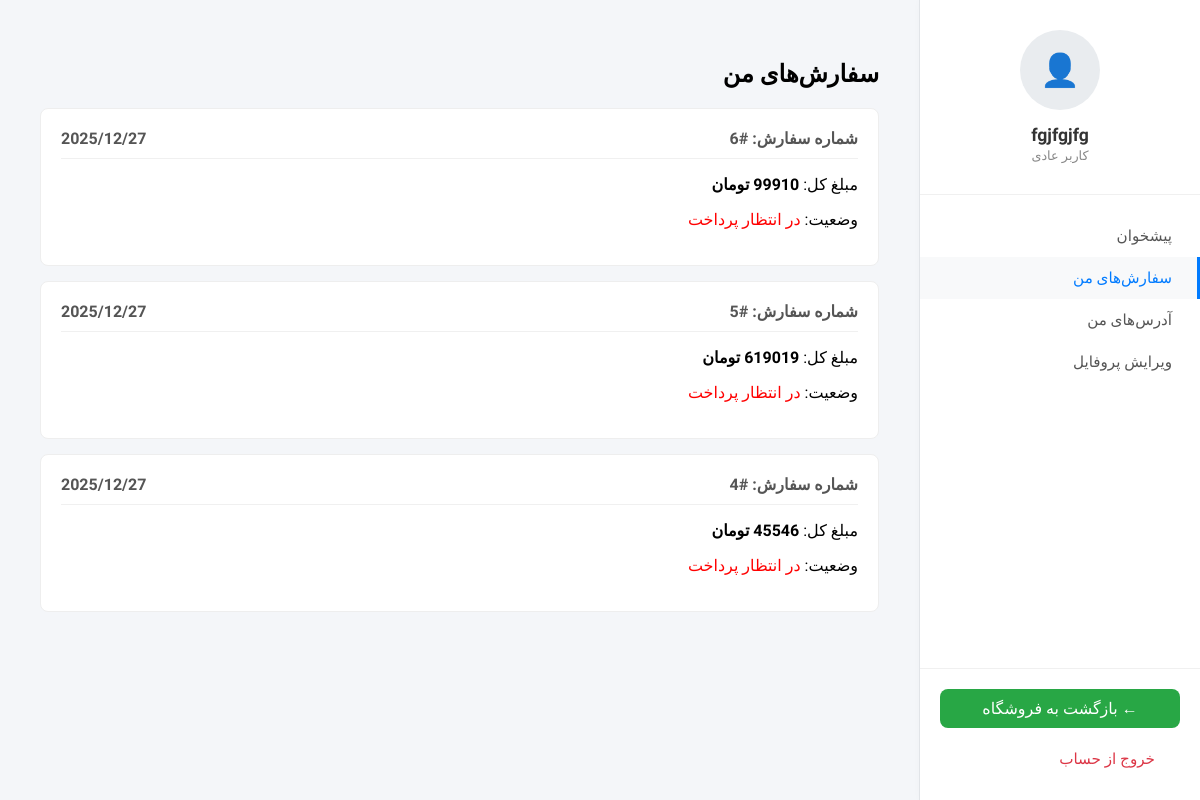
The app's page /orders/ (signed in) with its own data.
### orders/models.py (models this page shows, shortened)
class Order(models.Model):
    user = models.ForeignKey(User, on_delete=models.CASCADE, related_name='orders', verbose_name="کاربر")
    address = models.ForeignKey(Address, on_delete=models.SET_NULL, null=True, blank=True, verbose_name="آدرس")
    created_at = models.DateTimeField(auto_now_add=True, verbose_name="تاریخ ایجاد")
    is_paid = models.BooleanField(default=False, verbose_name="پرداخت شده؟")
    total_price = models.DecimalField(max_digits=10, decimal_places=0, verbose_name="مبلغ نهایی")
    class Meta:
        ordering = ('-created_at',)
        verbose_name = "سفارش"
        verbose_name_plural = "سفارش‌ها"

### orders/views.py (the view)
# urls.py: path('', views.order_list_view, name='order_list'),
@login_required
def order_list_view(request):
    orders = Order.objects.filter(user=request.user).order_by('-created_at')
    return render(request, 'orders/order_list.html', {'orders': orders})

### cart/context_processors.py (called while the page is built)
def cart(request):
    return {'cart': Cart(request)}

### orders/templates/orders/order_list.html (shortened to what this page needs)
{% extends 'users/dashboard_base.html' %}
{% load humanize %}
{% block content %}
<h2>سفارش‌های من</h2>
<div class="orders-container">
    {% for order in orders %}
    <div class="order-card">
        <div class="order-header">
            <span>شماره سفارش: #{{ order.id }}</span>
            <span class="date">{{ order.created_at|date:"Y/m/d" }}</span>
        </div>
        <div class="order-body">
            <p>مبلغ کل: <strong>{{ order.total_price|intcomma }} تومان</strong></p>
            <p>وضعیت:
                {% if order.is_paid %}
                <span style="color: green;">پرداخت شده</span>
                {% else %}
                <span style="color: red;">در انتظار پرداخت</span>
                {% endif %}
            </p>
        </div>
    </div>
    {% empty %}
    <p>شما هنوز هیچ سفارشی ثبت نکرده‌اید.</p>
    <a href="{% url 'homepage' %}" class="btn-start-shopping">شروع خرید</a>
    {% endfor %}
</div>
{% endblock %}

### users/templates/users/dashboard_base.html (shortened to what this page needs)
<!DOCTYPE html>
<html lang="fa" dir="rtl">
<head>
</head>
<body>
    <div class="sidebar">
        <div class="sidebar-header">
            <div class="user-avatar">👤</div>
            <div>
                <h2>{{ user.first_name|default:user.username }}</h2>
                <span style="font-size: 0.8rem; color: #888;">
                    {% if user.profile.is_seller %}فروشنده{% else %}کاربر عادی{% endif %}
                </span>
            </div>
        </div>
        <ul class="sidebar-menu">
            <li><a href="{% url 'dashboard' %}" {% if request.resolver_match.url_name == 'dashboard' %}class="active"{% endif %}>پیشخوان</a></li>
            {% if user.profile.is_seller %}
                <li><a href="{% url 'products:seller_product_list' %}" {% if 'products:' in request.resolver_match.view_name %}class="active"{% endif %}>مدیریت محصولات</a></li>
                <li><a href="{% url 'orders:seller_order_list' %}" {% if 'seller_order' in request.resolver_match.url_name %}class="active"{% endif %}>مدیریت سفارش‌ها</a></li>
            {% else %}
                <li><a href="{% url 'orders:order_list' %}" {% if request.resolver_match.url_name == 'order_list' %}class="active"{% endif %}>سفارش‌های من</a></li>
            {% endif %}
            <li><a href="{% url 'address_list' %}" {% if 'address_' in request.resolver_match.url_name %}class="active"{% endif %}>آدرس‌های من</a></li>
            <li><a href="{% url 'profile_edit' %}" {% if request.resolver_match.url_name == 'profile_edit' %}class="active"{% endif %}>ویرایش پروفایل</a></li>
        </ul>
        <div class="sidebar-footer">
            <a href="{% url 'homepage' %}" class="btn-back-home">← بازگشت به فروشگاه</a>
            <form class="logout-form" method="POST" action="{% url 'logout' %}">
                <button type="submit" class="logout-btn">خروج از حساب</button>
            </form>
        </div>
    </div>
    <div class="main-content">
        <div class="content-container">
            {% block content %}{% endblock %}
        </div>
    </div>
</body>
</html>

### users/templates/users/dashboard_base.html (style rules this page uses)
body { font-family: 'Vazirmatn', sans-serif; margin: 0; background-color: #f4f6f9; display: flex; min-height: 100vh; }
.sidebar { width: 280px; background-color: #ffffff; color: #333; border-left: 1px solid #e1e4e8; flex-shrink: 0; display: flex; flex-direction: column; box-shadow: 2px 0 10px rgba(0,0,0,0.03); transition: all 0.3s ease; }
.sidebar-header { padding: 30px 20px; text-align: center; border-bottom: 1px solid #f0f0f0; }
.user-avatar { width: 80px; height: 80px; background-color: #e9ecef; border-radius: 50%; margin: 0 auto 15px; display: flex; align-items: center; justify-content: center; font-size: 2rem; color: #adb5bd; }
.sidebar h2 { margin: 0; font-size: 1.1rem; color: #333; }
.sidebar-menu { list-style: none; padding: 20px 0; margin: 0; flex-grow: 1; }
.sidebar-menu li a, .logout-btn { display: flex; align-items: center; padding: 12px 25px; color: #555; text-decoration: none; transition: all 0.2s; font-weight: 500; font-size: 0.95rem; border-right: 3px solid transparent; }
.sidebar-menu li a:hover, .sidebar-menu li a.active { background-color: #f8f9fa; color: #007bff; border-right-color: #007bff; }
.sidebar-footer { padding: 20px; border-top: 1px solid #f0f0f0; }
.btn-back-home { display: block; width: 100%; text-align: center; padding: 10px; background-color: #28a745; color: white !important; border-radius: 8px; margin-bottom: 10px; box-sizing: border-box; text-decoration: none; }
.logout-form { margin: 0; }
.logout-btn { width: 100%; background: none; border: none; cursor: pointer; color: #dc3545; font-family: inherit; font-size: 0.95rem; text-align: right; }
.main-content { flex-grow: 1; padding: 40px; overflow-y: auto; }
.content-container { max-width: 1000px; margin: 0 auto; }

### orders/templates/orders/order_list.html (style rules this page uses)
.order-card { background: white; border: 1px solid #eee; border-radius: 8px; padding: 20px; margin-bottom: 15px; }
.order-header { display: flex; justify-content: space-between; border-bottom: 1px solid #f0f0f0; padding-bottom: 10px; margin-bottom: 10px; font-weight: bold; color: #555; flex-wrap: wrap; gap: 10px; }

### records on screen
Order: id "6", created_at "2025/12/27", total_price "99910", is_paid "در انتظار پرداخت"
Order: id "5", created_at "2025/12/27", total_price "619019", is_paid "در انتظار پرداخت"
Order: id "4", created_at "2025/12/27", total_price "45546", is_paid "در انتظار پرداخت"

### other values on screen
{{ user.first_name|default:user.username }} "fgjfgjfg"
